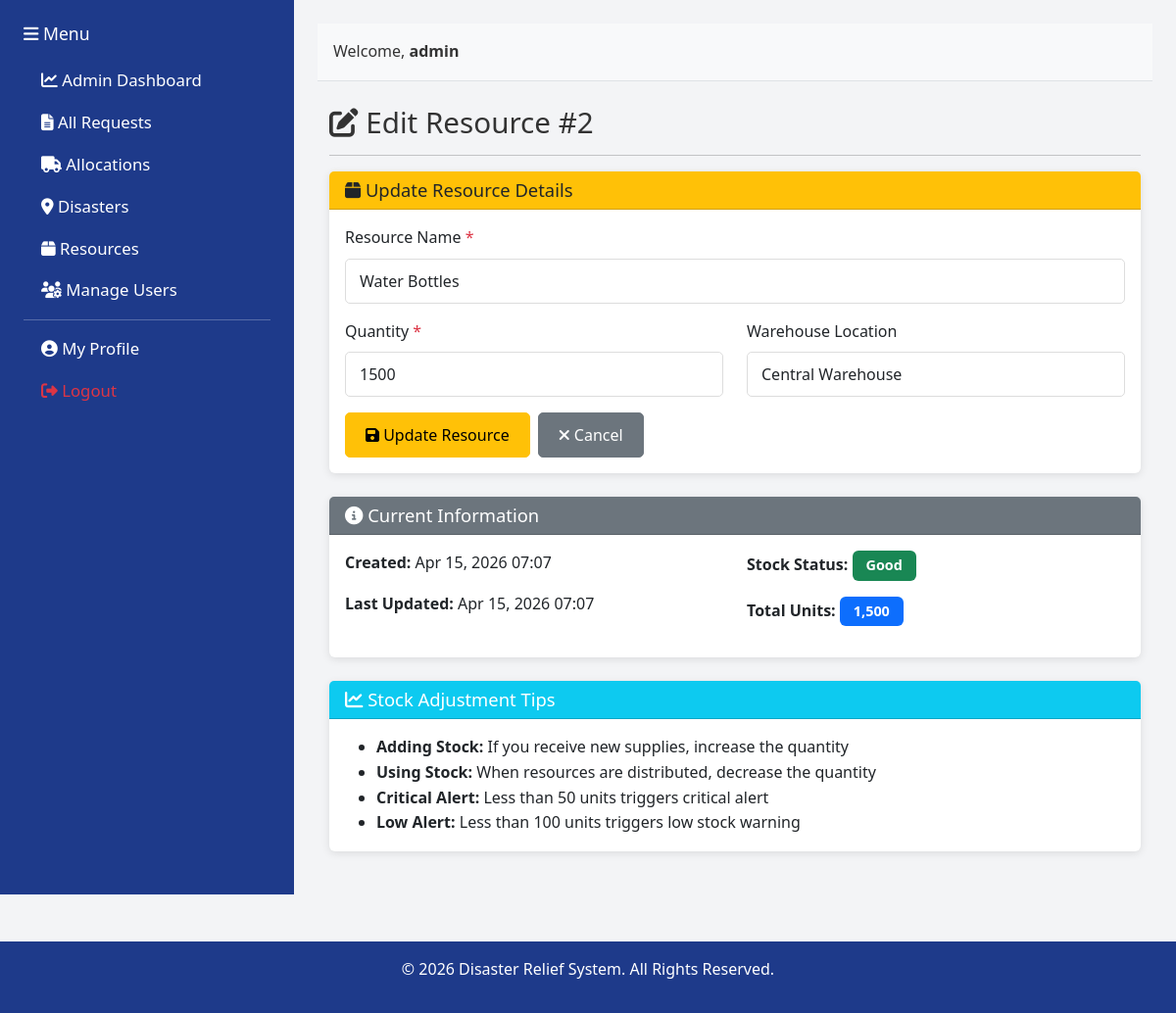
Screenshot of /resources/update_resource.php?id=2 (signed in) with the database file from the repository.
### tables this page shows
CREATE TABLE IF NOT EXISTS `resources` (
    `id` INT PRIMARY KEY AUTO_INCREMENT,
    `resource_name` VARCHAR(100) NOT NULL,
    `quantity` INT NOT NULL DEFAULT 0,
    `warehouse_location` VARCHAR(255),
    `created_at` TIMESTAMP DEFAULT CURRENT_TIMESTAMP,
    `updated_at` TIMESTAMP DEFAULT CURRENT_TIMESTAMP ON UPDATE CURRENT_TIMESTAMP,
    UNIQUE KEY `unique_resource` (`resource_name`)
);

### resources/update_resource.php (the view, shortened to what this page needs)
<?php
require_once '../config/database.php';
$id = (int)($_GET['id'] ?? 0);
$query = "SELECT * FROM resources WHERE id = ?";
$stmt = $conn->prepare($query);
$stmt->bind_param("i", $id);
$stmt->execute();
$result = $stmt->get_result();
$resource = $result->fetch_assoc();
?>
<!DOCTYPE html>
<html lang="en">
<head>
    <link href="https://cdn.jsdelivr.net/npm/bootstrap@5.3.0/dist/css/bootstrap.min.css" rel="stylesheet">
    <link href="https://cdnjs.cloudflare.com/ajax/libs/font-awesome/6.4.0/css/all.min.css" rel="stylesheet">
    <link href="../assets/css/style.css" rel="stylesheet">
</head>
<body>
    <div class="container-fluid">
        <div class="row" style="min-height: 100vh;">
            <?php include '../includes/sidebar.php'; ?>
            <div class="col-md-9 p-4" style="background-color: #F3F4F6;">
                <?php include '../includes/header.php'; ?>
                <div class="container mt-4">
                    <h2><i class="fas fa-edit"></i> Edit Resource #<?php echo $resource['id']; ?></h2>
                    <hr>
                    <div class="card">
                        <div class="card-header bg-warning text-dark">
                            <h5 class="mb-0"><i class="fas fa-box"></i> Update Resource Details</h5>
                        </div>
                        <div class="card-body">
                            <form method="POST" action="">
                                <div class="mb-3">
                                    <label for="resource_name" class="form-label">Resource Name <span class="text-danger">*</span></label>
                                    <input type="text" class="form-control" id="resource_name" name="resource_name"
                                           placeholder="e.g., Food Packages, Water Bottles, Medical Kits" required
                                           value="<?php echo htmlspecialchars($resource['resource_name']); ?>">
                                </div>
                                <div class="row">
                                    <div class="col-md-6">
                                        <div class="mb-3">
                                            <label for="quantity" class="form-label">Quantity <span class="text-danger">*</span></label>
                                            <input type="number" class="form-control" id="quantity" name="quantity"
                                                   placeholder="e.g., 500" min="0" required
                                                   value="<?php echo htmlspecialchars($resource['quantity']); ?>">
                                        </div>
                                    </div>
                                    <div class="col-md-6">
                                        <div class="mb-3">
                                            <label for="warehouse_location" class="form-label">Warehouse Location</label>
                                            <input type="text" class="form-control" id="warehouse_location" name="warehouse_location"
                                                   placeholder="e.g., Central Warehouse, Storage A"
                                                   value="<?php echo htmlspecialchars($resource['warehouse_location'] ?? ''); ?>">
                                        </div>
                                    </div>
                                </div>
                                <div class="d-flex gap-2">
                                    <button type="submit" class="btn btn-warning">
                                        <i class="fas fa-save"></i> Update Resource
                                    </button>
                                    <a href="view_resources.php" class="btn btn-secondary">
                                        <i class="fas fa-times"></i> Cancel
                                    </a>
                                </div>
                            </form>
                        </div>
                    </div>
                    <div class="card mt-4">
                        <div class="card-header bg-secondary text-white">
                            <h5 class="mb-0"><i class="fas fa-info-circle"></i> Current Information</h5>
                        </div>
                        <div class="card-body">
                            <div class="row">
                                <div class="col-md-6">
                                    <p><strong>Created:</strong> <?php echo date('M d, Y H:i', strtotime($resource['created_at'])); ?></p>
                                    <p><strong>Last Updated:</strong> <?php echo date('M d, Y H:i', strtotime($resource['updated_at'])); ?></p>
                                </div>
                                <div class="col-md-6">
                                    <p>
                                        <strong>Stock Status:</strong>
                                        <?php
                                        $qty = $resource['quantity'];
                                        if ($qty < 50) {
                                            echo '<span class="badge bg-danger">Critical</span>';
                                        } elseif ($qty < 100) {
                                            echo '<span class="badge bg-warning">Low</span>';
                                        } else {
                                            echo '<span class="badge bg-success">Good</span>';
                                        }
                                        ?>
                                    </p>
                                    <p>
                                        <strong>Total Units:</strong>
                                        <span class="badge bg-primary"><?php echo number_format($qty); ?></span>
                                    </p>
                                </div>
                            </div>
                        </div>
                    </div>
                    <div class="card mt-4">
                        <div class="card-header bg-info text-white">
                            <h5 class="mb-0"><i class="fas fa-chart-line"></i> Stock Adjustment Tips</h5>
                        </div>
                        <div class="card-body">
                            <ul class="mb-0">
                                <li><strong>Adding Stock:</strong> If you receive new supplies, increase the quantity</li>
                                <li><strong>Using Stock:</strong> When resources are distributed, decrease the quantity</li>
                                <li><strong>Critical Alert:</strong> Less than 50 units triggers critical alert</li>
                                <li><strong>Low Alert:</strong> Less than 100 units triggers low stock warning</li>
                            </ul>
                        </div>
                    </div>
                </div>
            </div>
        </div>
    </div>
    <?php include '../includes/footer.php'; ?>
</body>
</html>

### assets/css/style.css (style rules this page uses)
:root { --primary: #1E3A8A; --secondary: #F97316; --background: #F3F4F6; --danger: #DC2626; }
* { margin: 0; padding: 0; box-sizing: border-box; }
body { font-family: 'Segoe UI', Tahoma, Geneva, Verdana, sans-serif; font-size: 16px; line-height: 1.6; background-color: var(--background); color: #333; }
h2 { font-size: 1.85rem; }
h5 { font-size: 1.15rem; }
p, li, span, a, label, td, th, div { font-size: inherit; }
.card { border: none; box-shadow: 0 2px 8px rgba(0, 0, 0, 0.1); margin-bottom: 20px; }
.card-header { background-color: var(--primary); color: white; font-size: 1.1rem; }
.card-body { font-size: 1rem; }
.badge { padding: 8px 14px; font-size: 0.9rem; }
.form-control, .form-select { border-radius: 5px; border: 1px solid #ddd; font-size: 1rem; padding: 10px 14px; }
.form-label { font-size: 1rem; font-weight: 500; }
.btn { border-radius: 5px; font-weight: 500; font-size: 1rem; padding: 10px 20px; }

### rows the page displays
resources: id "2", resource_name "Water Bottles", quantity "1500", warehouse_location "Central Warehouse", created_at "Apr 15, 2026 07:07", updated_at "Apr 15, 2026 07:07", quantity "1,500"

### other values shown
$_SESSION['username'] "admin"
